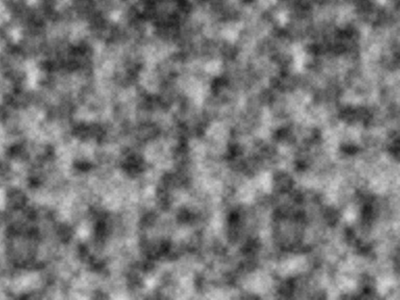
Frame 1 (no input)
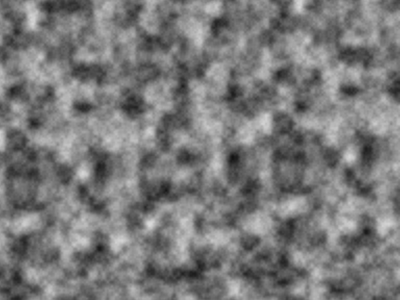
Frame 60 (the mouse pressed at the canvas centre just before this capture)
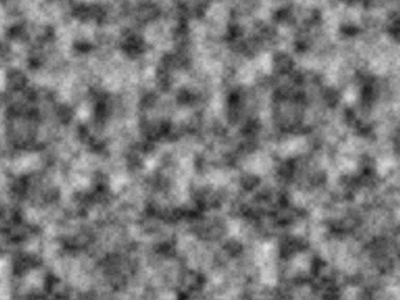
Frame 120 (the mouse held since frame 60 and released just before this capture)

The Processing sketch that drew these frames (run headless with seeded random() and noise(); from frame 60 on, the mouse is pressed at the canvas centre):

// Processing sketch: generated_cooling_image
// ── generated_cooling_image.pde
// Andrew Craigie
// generated_cooling_image.pde

// Create an algorithm to generate an array of integer values between 0-255
// to act as a cooling 'image' 

// 'scrolling' and array //System.arraycopy(ar, 0, result, 1, ar.length - 1);

int [] cooling_array;
int cooling_array_length;

PImage test_image;

int rowIndex;
boolean up;


void setup () {
  size(400, 300);

  cooling_array =  generate_cooling_array(400, 600);
  cooling_array_length = cooling_array.length;

  test_image = createImage(400, 300, RGB);

  up = true;
}

int[] generate_cooling_array(int w, int h) {

  //float noiseBrightness = 40.0;
  float noiseBrightness = 255.0;
  float yStart = 0.0;

  int [] cool_array = new int[(w * h)];

  float xoff = 0.0; // Start xoff at 0
  float increment = 0.06;

  // For every x,y coordinate in a 2D space, calculate a noise value and produce a brightness value
  for (int x = 0; x < w; x++) {

    xoff += increment;   // Increment xoff 
    float yoff = yStart;   // For every xoff, start yoff at 0

    for (int y = 0; y < h; y++) {

      yoff += increment; // Increment yoff
      int index = x + y * w;

      // Calculate noise and scale by noiseBrightness;
      float bright = noise(xoff, yoff) * noiseBrightness; // number seems to affect 'length' of flames

      cool_array[index] = int(bright);
    }
  }

  return cool_array;
}

PImage image_from_array(int[] arr, int w, int h) {

  PImage array_image = createImage(w, h, RGB);
  array_image.loadPixels();

  for (int x = 0; x < w; x++) {
    for (int y = 0; y < h; y++) {
      int index = x + y * w;
      array_image.pixels[index] = color(arr[index]);
    }
  }

  array_image.updatePixels();
  return array_image;
}



void draw() {
  background(255);

  test_image.loadPixels();

  for (int x = 0; x < 400; x++) {
    for (int y = 0; y < 300; y++) {
      
      int index = x +  y  * 400;

      int sourceIndex = x + (y + rowIndex)  * 400;
      sourceIndex = sourceIndex % cooling_array_length;

      test_image.pixels[index] = color(cooling_array[sourceIndex]);
    }
  }

  rowIndex++;

  test_image.updatePixels();
  image(test_image, 0, 0);
 
}
